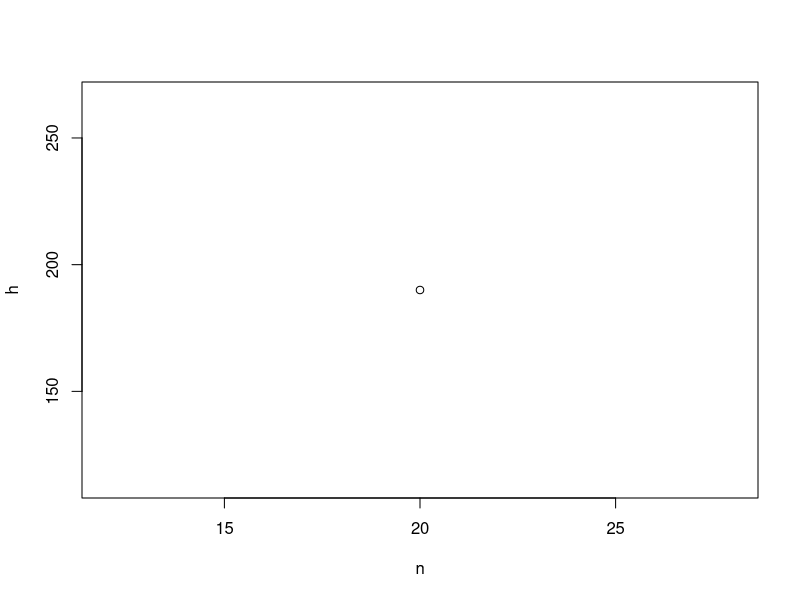

Source code (R): (Note: this script raises an error after producing the figure.)
## ---- chunk 1

is.wholenumber = function(x, tol = .Machine$double.eps^0.5)  
    {
    # x = 1.3
    abs(x - round(x)) < tol;
    }

# Alt-F-S
handShake = function(n=1, plotMe=FALSE)
  {
  if(n < 1) { stop("n must be greater than 0"); }  # warning
  if(!is.wholenumber(n)) { stop("n must be an integer"); }
  h = n*(n-1)/2;
  # return( n*(n-1)/12 );
  
  if(plotMe)
    {
    plot(n,h);
    
    # draw a circle
    draw.circle(n,h,1,nv=1000,border="yellow",col=c("light blue"))
    
    # loop through "n" points
      #empty plot
    plot(x=NA, y=NA, xlim=c(1,n*2), ylim=c(1,n*2),xlab="", ylab="")
      # add points
    for (i in 1:n) {
      points(x=rep(n,n), y=1:n, pch=20,col="purple")
    }
    
    plot(x=NA, y=NA, xlim=c(1,n*2), ylim=c(1,n*2),xlab="", ylab="")
    
    #connect "n-1" elements
    for (i in 1:n) {
      points(x=rep(n,n), y=1:n, pch=20,col="red")
      lines(n,n-1, type="h", col="green")
    }
    }
  h;
}
handShake(20,TRUE)



## ---- chunk 2
declaratioIndependence_letter = function(original, unanimous, plotMe=TRUE)
  {
# read the txt files & split the character vector into substrings
oData <- read_file(original)
fData <- read_file(unanimous)
fData_split <- strsplit(fData,"")[[1]]
oData_split <- strsplit(oData,"")[[1]]

# a list of letter that are not going into OTHER
al <- c("a","b","c","d","e","f","g","h","i","j","k","l","m","n","o","p","q","r","s","t","u","v","w","x","y","z"," ")

# assign counter for each letter
sym <- 0
counta <- 0
countb <- 0
countc <- 0
countd <- 0
counte <- 0
countf <- 0
countg <- 0
counth <- 0
counti <- 0
countj <- 0
countk <- 0
countl <- 0
countm <- 0
countn <- 0
counto <- 0
countp <- 0
countq <- 0
countr <- 0
counts <- 0
countt <- 0
countu <- 0
countv <- 0
countw <- 0
countx <- 0
county <- 0
countz <- 0

#iterate over each letter in the text and count
for (i in oData_split) {
  if (i=="a") counta = counta+1
  if (i=="b") countb = countb+1
  if (i=="c") countc = countc+1
  if (i=="d") countd = countd+1
  if (i=="e") counte = counte+1
  if (i=="f") countf = countf+1
  if (i=="g") countg = countg+1
  if (i=="h") counth = counth+1
  if (i=="i") counti = counti+1
  if (i=="j") countj = countj+1
  if (i=="k") countk = countk+1
  if (i=="l") countl = countl+1
  if (i=="m") countm = countm+1
  if (i=="n") countn = countn+1
  if (i=="o") counto = counto+1
  if (i=="p") countp = countp+1
  if (i=="q") countq = countq+1
  if (i=="r") countr = countr+1
  if (i=="s") counts = counts+1
  if (i=="t") countt = countt+1
  if (i=="u") countu = countu+1
  if (i=="v") countv = countv+1
  if (i=="w") countw = countw+1
  if (i=="x") countx = countx+1
  if (i=="y") county = county+1
  if (i=="z") countz = countz+1
  if (is.element(i,al)==FALSE) sym = sym +1
}

symf<-0
# assign the result to variable (optional)
a<-c(counta)
b<-c(countb)
c<-c(countc)
d<-c(countd)
e<-c(counte)
f<-c(countf)
g<-c(countg)
h<-c(counth)
i<-c(counti)
j<-c(countj)
k<-c(countk)
l<-c(countl)
m<-c(countm)
n<-c(countn)
o<-c(counto)
p<-c(countp)
q<-c(countq)
r<-c(countr)
s<-c(counts)
t<-c(countt)
u<-c(countu)
v<-c(countv)
w<-c(countw)
x<-c(countx)
y<-c(county)
z<-c(countz)
OTHER <-c(sym)

# Do the same thing with the second txt file
countaf <- 0
countbf <- 0
countcf <- 0
countdf <- 0
countef <- 0
countff <- 0
countgf <- 0
counthf <- 0
countif <- 0
countjf <- 0
countkf <- 0
countlf <- 0
countmf <- 0
countnf <- 0
countof <- 0
countpf <- 0
countqf <- 0
countrf <- 0
countsf <- 0
counttf <- 0
countuf <- 0
countvf <- 0
countwf <- 0
countxf <- 0
countyf <- 0
countzf <- 0

for (i in fData_split) {
  if (i=="a") countaf = countaf+1
  if (i=="b") countbf = countbf+1
  if (i=="c") countcf = countcf+1
  if (i=="d") countdf = countdf+1
  if (i=="e") countef = countef+1
  if (i=="f") countff = countff+1
  if (i=="g") countgf = countgf+1
  if (i=="h") counthf = counthf+1
  if (i=="i") countif = countif+1
  if (i=="j") countjf = countjf+1
  if (i=="k") countkf = countkf+1
  if (i=="l") countlf = countlf+1
  if (i=="m") countmf = countmf+1
  if (i=="n") countnf= countnf+1
  if (i=="o") countof = countof+1
  if (i=="p") countpf = countpf+1
  if (i=="q") countqf = countqf+1
  if (i=="r") countrf= countrf+1
  if (i=="s") countsf = countsf+1
  if (i=="t") counttf = counttf+1
  if (i=="u") countuf = countuf+1
  if (i=="v") countvf = countvf+1
  if (i=="w") countwf = countwf+1
  if (i=="x") countxf = countxf+1
  if (i=="y") countyf = countyf+1
  if (i=="z") countzf = countzf+1
  if (is.element(i,al)==FALSE) symf = symf +1
} 
af<-c(countaf)
bf<-c(countbf)
cf<-c(countcf)
df<-c(countdf)
ef<-c(countef)
ff<-c(countff)
gf<-c(countgf)
hf<-c(counthf)
iff<-c(countif)
jf<-c(countjf)
kf<-c(countkf)
lf<-c(countlf)
mf<-c(countmf)
nf<-c(countnf)
of<-c(countof)
pf<-c(countpf)
qf<-c(countqf)
rf<-c(countrf)
sf<-c(countsf)
tf<-c(counttf)
uf<-c(countuf)
vf<-c(countvf)
wf<-c(countwf)
xf<-c(countxf)
yf<-c(countyf)
zf<-c(countzf)
OTHERf <-c(symf)

# add the occurrence of each letter from both files into a dataframe
df<- data.frame("a"=c(a,af),
                "b"=c(b,bf),
                "c"=c(c,cf),"d"=c(d,df),
                "e"=c(e,ef), "f"=c(f,ff),
"g"=c(g,gf), "h"=c(h,hf),"i"=c(counti,iff), "j"=c(j,jf),"k"=c(k,kf),"l"=c(l,lf),"m"=c(m,mf),"n"=c(n,nf),"o"=c(o,of),"p"=c(p,pf),"q"=c(q,qf),"r"=c(r,rf),"s"=c(s,sf),"t"=c(t,tf),"u"=c(u,uf),"v"=c(v,vf),"w"=c(w,wf),"x"=c(x,xf),"y"=c(y,yf),"z"=c(z,zf))

# set the row name for the dataframe
rownames(df)<-c("Original", "Unanimous")
print(df)

# the margin of the table is too large, reduce the size of it
par(mar=c(3,3,3,3))

# visualize the data through boxplot and name the graph
boxplot(df,main= "The frequency of each letter in the original & final Declaration of Independence" )


}
declaratioIndependence_letter("//Library/github/quynh_tran/WSU-STAT419_2021/datasets/declaration/draft.txt","/Library/github/quynh_tran/WSU-STAT419_2021/datasets/declaration/final.txt")
## ---- chunk 3
computeDeterminant= function(input, nrow=3, ncol=3, plot=FALSE)
{
# create the matrix, name rows and columns
mat <- matrix(input, 3, 3)
rownames(mat) <- c("R1","R2","R3")
colnames(mat) <- c("C1","C2","C3")
print(mat)

# assign the location of each number in the matrix for  easier calculation
a <- mat[c(1),c(1)]
b <- mat[c(1),c(2)]
c <- mat[c(1),c(3)]

d <- mat[c(2),c(1)]
e <- mat[c(2),c(2)]
f <- mat[c(2),c(3)]

g <- mat[c(3),c(1)]
h <- mat[c(3),c(2)]
i <- mat[c(3),c(3)]

# compute the determinant manually
ans <- sum(a*(i*e-f*h),-b*(d*i-f*g),c*(d*h-e*g))

#print out the answer
cat("The Determninant of the 3x3 matrix you just entered is", ans)
}
  
